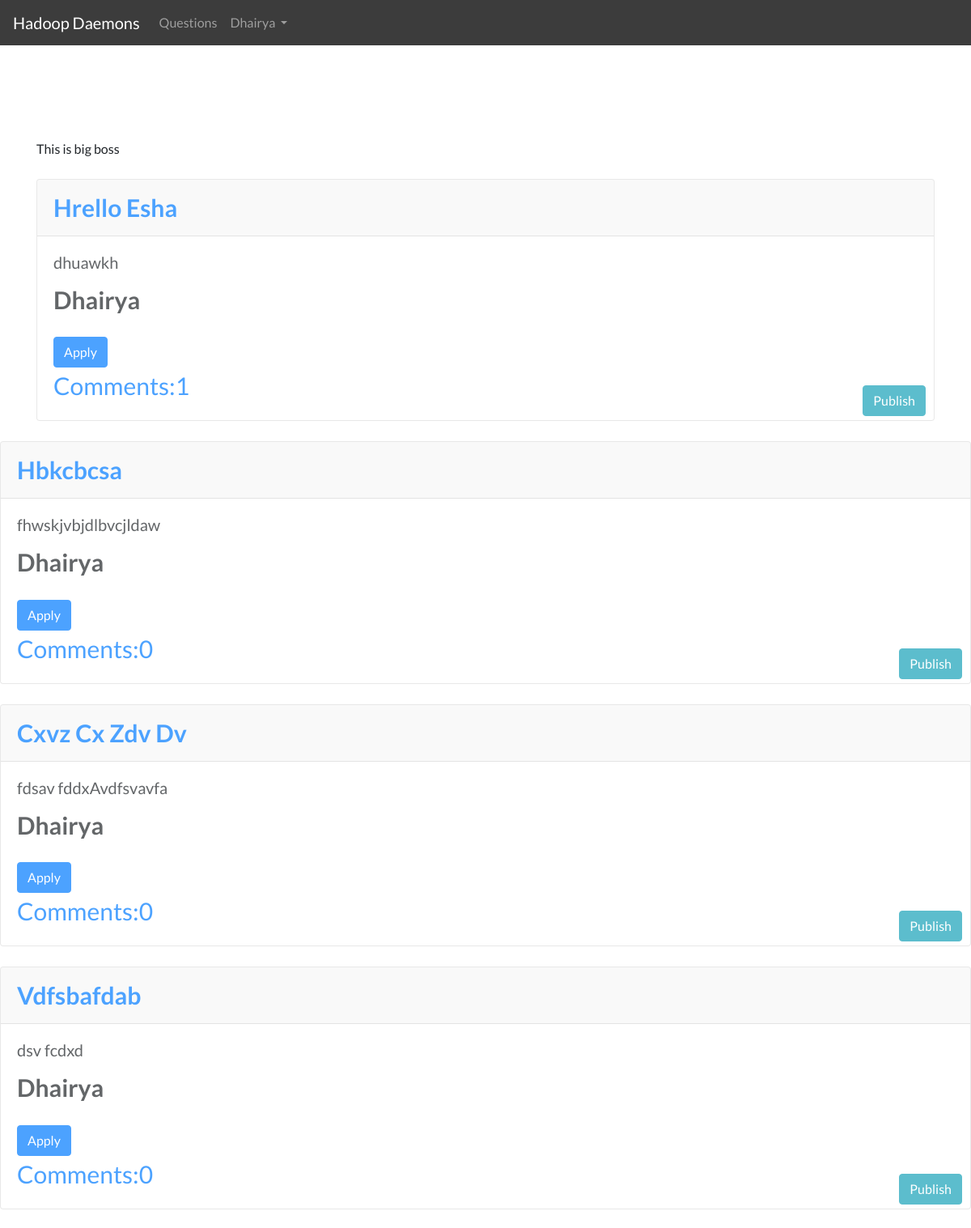
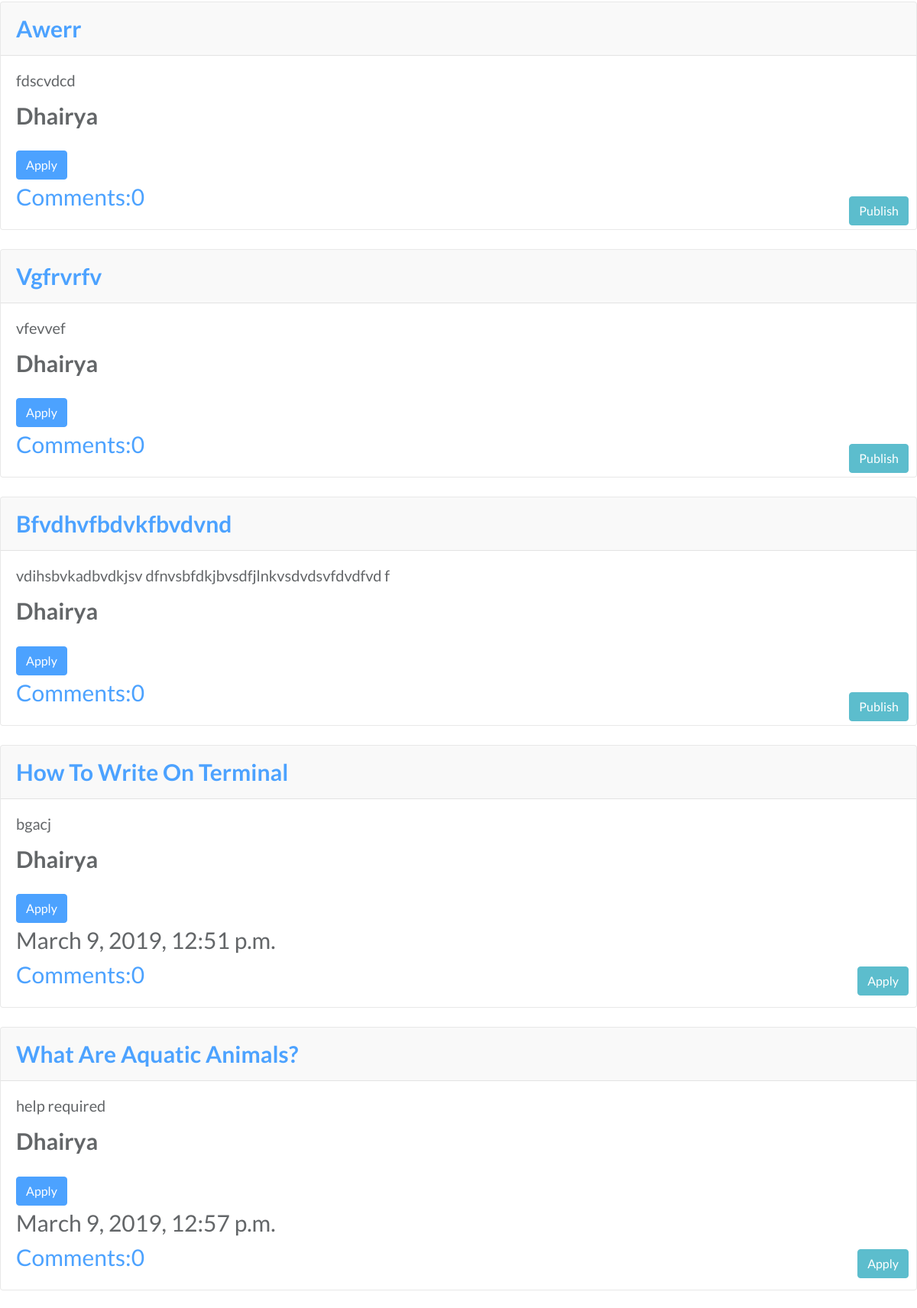
Screenshot of /profile/Dhairya (upper part) with the database file from the repository (2 pictures, top to bottom).
### my_app/models.py (models this page shows, shortened)
class Post(models.Model):
    title=models.CharField(max_length=256)
    author=models.ForeignKey('auth.User',on_delete=models.CASCADE)
    text=models.TextField()
    create_date=models.DateTimeField(default=timezone.now)
    publish_date=models.DateTimeField(blank=True,null=True)

### my_app/views.py (the view)
# urls.py: url(r'^profile/(?P<username>[a-zA-Z0-9]+)$',views.get_user_profile,name="get_user_profile"),
def get_user_profile(request, username):
    user = User.objects.get(username=username)
    post_list = Post.objects.all()
    return render(request, 'my_app/user_profile.html', {"user":user, "post_list":post_list})

### my_app/templates/my_app/user_profile.html (shortened to what this page needs)
{% extends 'my_app/base.html' %}
{% load staticfiles%}
{% block body_block %}
<h1 class='commenttitle techfont' id="heading">Welcome {{user|title}}!!</h1><br>
This is big boss
        {% for posts in post_list %}
           {% ifequal posts.author user %}
           <div class="card">
            <div class="card-header">
              <a href="{% url 'my_app:post_detail' pk=posts.pk %}"><b>{{posts.title|title}}</b></a>
            </div>
            <div class="card-body">
              <h5 class="card-title">{{posts.text|truncatewords:20|safe|linebreaksbr}}</h5>
              <p class="card-text"><strong>{{posts.author|title}}</strong></p>
              <a href="{% url 'my_app:comment_post' pk=posts.pk %}" class="btn btn-primary">Apply</a>
              {% if posts.publish_date %}
               <div class="date">{{posts.publish_date}}</div>
               <a class="btn btn-info comment-btn" href="{% url 'my_app:comment_post' pk=posts.pk %}">Apply</a>
               {% else %}
               <a class="btn btn-info publish-btn" href="{% url 'my_app:publish_post' pk=posts.pk %}">Publish</a>
               {% endif %}
               <div><a href="{% url 'my_app:comment_list' pk=posts.pk%}" >Comments:{{posts.Comment.all.count}}</a></div>
            </div>
          </div>
           </div>
           {% endifequal %}
           {% endfor %}
{% endblock %}

### my_app/templates/my_app/base.html (shortened to what this page needs)
<!DOCTYPE html>
{% load staticfiles %}
<html>
    <head>
        <link rel="stylesheet" href="https://use.fontawesome.com/releases/v5.7.2/css/all.css">
        <link rel="stylesheet" href="{% static 'css/main.css'%}">
        <link rel="stylesheet" href="https://stackpath.bootstrapcdn.com/bootstrap/4.3.1/css/bootstrap.min.css">
    </head>
    <body class="loader">
    <nav class="navbar navbar-expand-lg navbar-dark" style="background-color: #3c3c3c;">
      <a class="navbar-brand" href="#">Hadoop Daemons</a>
      <div class="collapse navbar-collapse" id="navbarSupportedContent">
        <div class="form-inline my-2 my-lg-0">
        <ul class="navbar-nav mr-auto">
          <li class="nav-item">
            <a class="nav-link" href="{% url 'my_app:post_list' %}">Questions</a>
          </li>
          <li class="nav-item dropdown">
            <a class="nav-link dropdown-toggle" href="#" id="navbarDropdown" role="button" data-toggle="dropdown" aria-haspopup="true" aria-expanded="false">
            {% if user.is_authenticated %}
              {{ user | title }}
            {% else %}
              Join
            {% endif %}
            </a>
          </li>
        </ul>
        </div>
      </div>
    </nav>
        <div class="container ">
                {% block body_block %}
                {% endblock %}
    </body>
</html>

### my_app/static/css/main.css (style rules this page uses)
a.comment-btn { position: absolute; right: 10px; bottom: 15px; }
.techfont { font-family: 'Russo One', sans-serif; font-size: 20px; text-align: center; }
.commenttitle { font-size: 70px; color: white; }
a.publish-btn { right: 10px; position: absolute; bottom: 5px; }
body { background-color: rgb(226, 233, 240); }
.navbar { position: relative; }
.loader { filter:hue-rotate(0deg); background-image: url("https://images.unsplash.com/photo-1488190211105-8b0e65b80b4e"); background-position: center; background-size: cover; background-attachment: fixed; background-repeat: no-repeat; width: 100%; height: 100%; }
html { width: 100%; height: 100%; }

### my_app/templates/my_app/base.html (style rules this page uses)
* { font-family: 'Lato', sans-serif; }

### my_app/templates/my_app/user_profile.html (style rules this page uses)
.card { margin: 25px 0; opacity: 0.7; font-size: 30px; font-weight: 400; }
#heading { color: white; }

### rows the page displays
Post: title "Hrello Esha", text "dhuawkh", author "Dhairya", shows "Publish", Comment.all.count "1"
Post: title "Hbkcbcsa", text "fhwskjvbjdlbvcjldaw", author "Dhairya", shows "Publish", Comment.all.count "0"
Post: title "Cxvz Cx Zdv Dv", text "fdsav fddxAvdfsvavfa", author "Dhairya", shows "Publish", Comment.all.count "0"
Post: title "Vdfsbafdab", text "dsv fcdxd", author "Dhairya", shows "Publish", Comment.all.count "0"
Post: title "Awerr", text "fdscvdcd", author "Dhairya", shows "Publish", Comment.all.count "0"
Post: title "Vgfrvrfv", text "vfevvef", author "Dhairya", shows "Publish", Comment.all.count "0"
Post: title "Bfvdhvfbdvkfbvdvnd", text "vdihsbvkadbvdkjsv dfnvsbfdkjbvsdfjlnkvsdvdsvfdvdfvd f", author "Dhairya", shows "Publish", Comment.all.count "0"
Post: title "How To Write On Terminal", text "bgacj", author "Dhairya", publish_date "March 9, 2019, 12:51 p.m.", Comment.all.count "0"
Post: title "What Are Aquatic Animals?", text "help required", author "Dhairya", publish_date "March 9, 2019, 12:57 p.m.", Comment.all.count "0"

### other values shown
{{ user | title }} "Dhairya"
